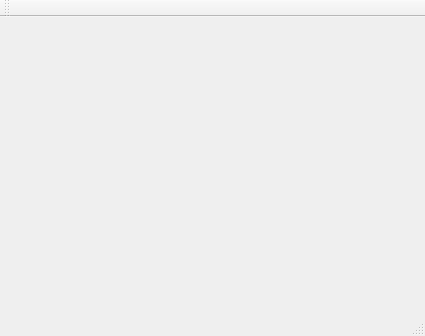
<?xml version="1.0" encoding="UTF-8"?>
<ui version="4.0">
 <class>MainWindow</class>
 <widget class="QMainWindow" name="MainWindow">
  <property name="geometry">
   <rect>
    <x>0</x>
    <y>0</y>
    <width>425</width>
    <height>336</height>
   </rect>
  </property>
  <property name="windowTitle">
   <string>MainWindow</string>
  </property>
  <widget class="QWidget" name="centralWidget"/>
  <widget class="QMenuBar" name="menuBar">
   <property name="geometry">
    <rect>
     <x>0</x>
     <y>0</y>
     <width>425</width>
     <height>23</height>
    </rect>
   </property>
  </widget>
  <widget class="QToolBar" name="mainToolBar">
   <attribute name="toolBarArea">
    <enum>TopToolBarArea</enum>
   </attribute>
   <attribute name="toolBarBreak">
    <bool>false</bool>
   </attribute>
  </widget>
  <widget class="QStatusBar" name="statusBar"/>
 </widget>
 <layoutdefault spacing="6" margin="11"/>
 <resources/>
 <connections/>
</ui>
